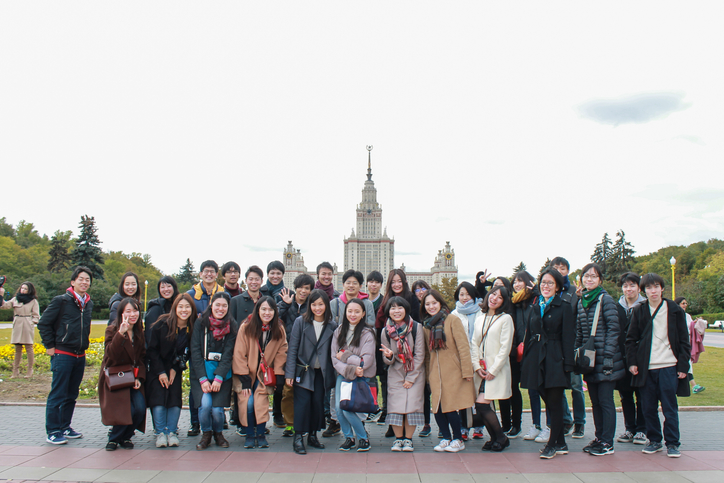
#> input picture input_img/shuugoumini.jpg, 724 x 483 px
$ jupyter execute --allow-errors HOGSVM_vs_HOGcascade_vs_LBPcascade_vs_HaarLikecascade_fullbody.ipynb   (shell and % lines are left out)
#> lines starting #> are read from the running program, lines starting #| are printed output that depends on the picture; after the words box and inside, x2 and y2 are one past the last pixel; in counts of white or black regions, pixels touching at a corner belong together
[cell 1]
#SVM+HOG
import os
from sklearn import model_selection as ms
import cv2
import matplotlib.pyplot as plt
import numpy as np
import random
from matplotlib import patches


datadir = "data"
dataset = "pedestrians128x64"
datafile = "%s/%s.tar.gz" % (datadir, dataset)

#入力画像
input_img = "input_img/shuugoumini.jpg"

extractdir = "%s/%s" % (datadir, dataset)

def extract_tar(datafile, extractdir):
    try:
        import tarfile
    except ImportError:
        raise ImportError("You do not have tarfile installed. "
                          "Try unzipping the file outside of Python.")

    tar = tarfile.open(datafile)
    tar.extractall(path=extractdir)
    tar.close()
    print("%s successfully extracted to %s" % (datafile, extractdir))

def train_svm(X_train, y_train):
    svm = cv2.ml.SVM_create()
    svm.train(X_train, cv2.ml.ROW_SAMPLE, y_train)
    return svm

def score_svm(svm, X, y):
    from sklearn import metrics
    _, y_pred = svm.predict(X)
    return metrics.accuracy_score(y, y_pred)

[cell 2]
#SVM+HOGつづき
win_size = (48, 96)
block_size = (16, 16)
block_stride = (8, 8)
cell_size = (8, 8)
num_bins = 9
hog = cv2.HOGDescriptor(win_size, block_size, block_stride, cell_size, num_bins)


random.seed(42)
X_pos = []
for i in random.sample(range(900), 400):
    filename = "%s/per%05d.ppm" % (extractdir, i)
    img = cv2.imread(filename)
    if img is None:
        print('Could not find image %s' % filename)
        continue
    X_pos.append(hog.compute(img, (64, 64))) #ここで画像のhog特徴量を計算している。

X_pos = np.array(X_pos, dtype=np.float32)
y_pos = np.ones(X_pos.shape[0], dtype=np.int32)
#> y_pos = [1]

negset = "pedestrians_neg"
negfile = "%s/%s.tar.gz" % (datadir, negset)
negdir = "%s/%s" % (datadir, negset)
#> (the rest of this cell did not finish here and is left out)



hroi = 128
wroi = 64
X_neg = []
for negfile in os.listdir(negdir):
    filename = '%s/%s' % (negdir, negfile)
    img = cv2.imread(filename)
    img = cv2.resize(img, (512, 512))
    for j in range(5):
        rand_y = random.randint(0, img.shape[0] - hroi)
        rand_x = random.randint(0, img.shape[1] - wroi)
        roi = img[rand_y:rand_y + hroi, rand_x:rand_x + wroi, :]
        X_neg.append(hog.compute(roi, (64, 64))) #ここで画像のhog特徴量を計算している。

X_neg = np.array(X_neg, dtype=np.float32)
y_neg = -np.ones(X_neg.shape[0], dtype=np.int32)

X = np.concatenate((X_pos, X_neg))
y = np.concatenate((y_pos, y_neg))

X_train, X_test, y_train, y_test = ms.train_test_split(
    X, y, test_size=0.2, random_state=42
)

svm = train_svm(X_train, y_train)
#score_svm(svm, X_train, y_train)
#score_svm(svm, X_test, y_test)

score_train = []
score_test = []
for j in range(3):
    svm = train_svm(X_train, y_train)
    score_train.append(score_svm(svm, X_train, y_train))
    score_test.append(score_svm(svm, X_test, y_test))

    _, y_pred = svm.predict(X_test)
    false_pos = np.logical_and((y_test.ravel() == -1), (y_pred.ravel() == 1))
    if not np.any(false_pos):
        print('done')
        break
    X_train = np.concatenate((X_train, X_test[false_pos, :]), axis=0)
    y_train = np.concatenate((y_train, y_test[false_pos]), axis=0)

img_test = cv2.imread(input_img) #input img name!

stride = 16
found = []
for ystart in np.arange(0, img_test.shape[0], stride):
    for xstart in np.arange(0, img_test.shape[1], stride):
        if ystart + hroi > img_test.shape[0]:
            continue
        if xstart + wroi > img_test.shape[1]:
            continue
        roi = img_test[ystart:ystart + hroi, xstart:xstart + wroi, :]
        feat = np.array([hog.compute(roi, (64, 64))])
        _, ypred = svm.predict(feat)
        if np.allclose(ypred, 1):
            found.append((ystart, xstart, hroi, wroi))

##ここからHOGだよーーー
hog = cv2.HOGDescriptor(win_size, block_size, block_stride, cell_size, num_bins)

rho, _, _ = svm.getDecisionFunction(0)
sv = svm.getSupportVectors()
hog.setSVMDetector(np.append(sv[0, :].ravel(), rho))

hogdef = cv2.HOGDescriptor()

hogdef.setSVMDetector(cv2.HOGDescriptor_getDefaultPeopleDetector())

found, _ = hogdef.detectMultiScale(img_test)

fig = plt.figure(figsize=(10, 6))
ax = fig.add_subplot(111)
ax.imshow(cv2.cvtColor(img_test, cv2.COLOR_BGR2RGB))
for f in found:
    ax.add_patch(patches.Rectangle((f[0], f[1]), f[2], f[3], color='b', linewidth=3, fill=False))
plt.savefig('results_img/detected.png')

[cell 3]
#!/usr/bin/env python
# -*- coding: utf-8 -*-

import sys

import numpy as np
import matplotlib.pyplot as plt

import cv2

def compare_face_recognition(img_name):
    #read image by opencv
#> called with img_name = 'input_img/shuugoumini.jpg'
    img = cv2.imread(img_name)
#> img is the input picture: shape (483, 724, 3); mean B, G, R 177.1, 178.8, 180.4
    img_result = cv2.cvtColor(img, cv2.COLOR_BGR2RGB) #結果出力用

    #opencv haarlike+cascade
    img_gray = cv2.cvtColor(img, cv2.COLOR_BGR2GRAY) # グレースケール化
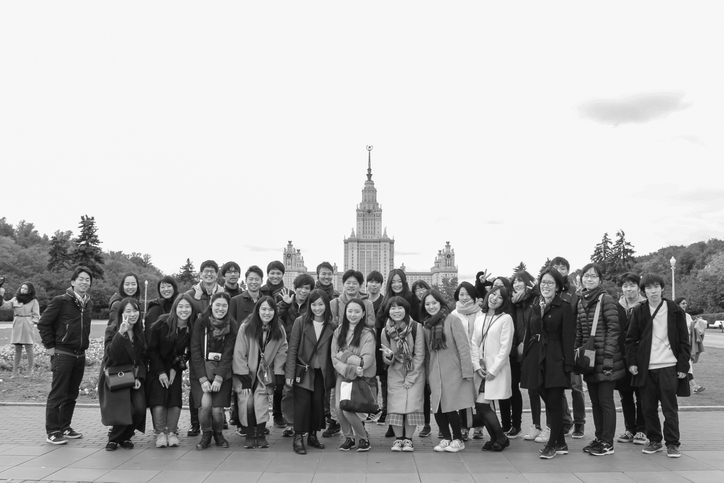
#> img_gray: shape (483, 724); min 3, max 255, mean 179.1
    cascade_path =  "./cascades/haarcascade_fullbody_forcomparition.xml"
    cascade = cv2.CascadeClassifier(cascade_path) # detectorを作成
    cascade_locations = cascade.detectMultiScale(img_gray, scaleFactor=1.1, minNeighbors=1) # 顔認識とパラメーター
#> cascade_locations = [[342, 181, 53, 53], [328, 190, 86, 86]]

    rect_color = (0, 255, 0) #green
    if len(cascade_locations) > 0:
        for x, y, width, height in cascade_locations:
            cv2.rectangle(img_result, (x, y), (x + width, y + height), rect_color, thickness=2)
#> this loop made 2 passes
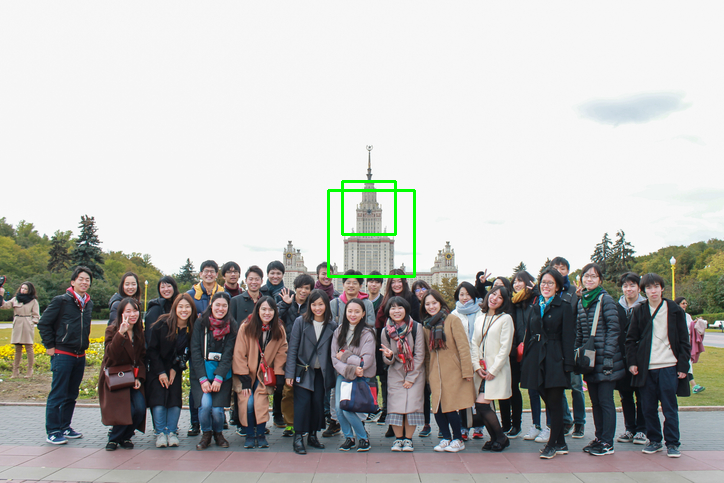
#> img_result: shape (483, 724, 3); mean R, G, B 179.4, 179, 176.1


    #opencv LBP+cascade
    img_gray = cv2.cvtColor(img, cv2.COLOR_BGR2GRAY) # グレースケール化
    cascade_path =  "./cascades/LBPcascade_fullbody_forcomparition.xml"
    cascade = cv2.CascadeClassifier(cascade_path) # detectorを作成
    cascade_locations = cascade.detectMultiScale(img_gray, scaleFactor=1.1, minNeighbors=1) # 顔認識とパラメーター
#> cascade_locations = 27 rows, first 6: [14, 12, 46, 46], [549, 105, 48, 48], [49, 159, 51, 51], [228, 219, 49, 49], [509, 235, 51, 51], [547, 12, 57, 57]

    rect_color = (255, 0, 0) #red
    if len(cascade_locations) > 0:
        for x, y, width, height in cascade_locations:
            cv2.rectangle(img_result, (x, y), (x + width, y + height), rect_color, thickness=2)
#> this loop made 27 passes
#> (x, y, width, height) on passes 1 to 12: (14, 12, 46, 46), (549, 105, 48, 48), (49, 159, 51, 51), (228, 219, 49, 49), (509, 235, 51, 51), (547, 12, 57, 57), (640, 20, 61, 61), (98, 398, 57, 57), (504, 29, 67, 67), (477, 52, 62, 62), (142, 44, 71, 71), (330, 150, 95, 95)
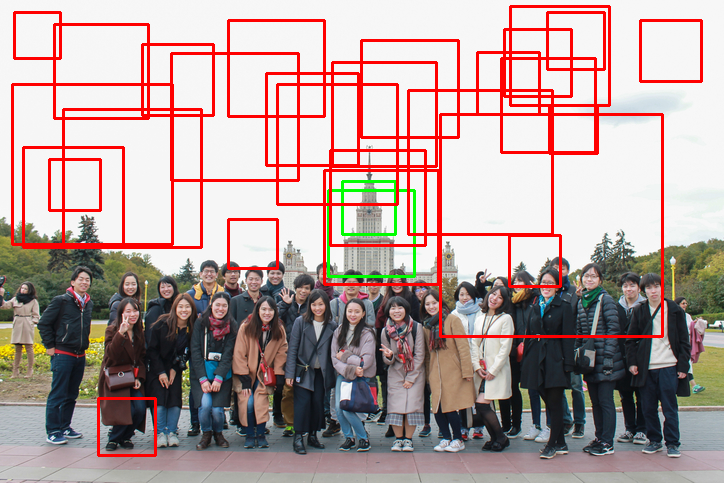
#> img_result: shape (483, 724, 3); 8.04% of pixels changed, all inside (x1, y1, x2, y2) = (11, 5, 703, 457)


# [18 lines of commented-out code are left out]
    return img_result
